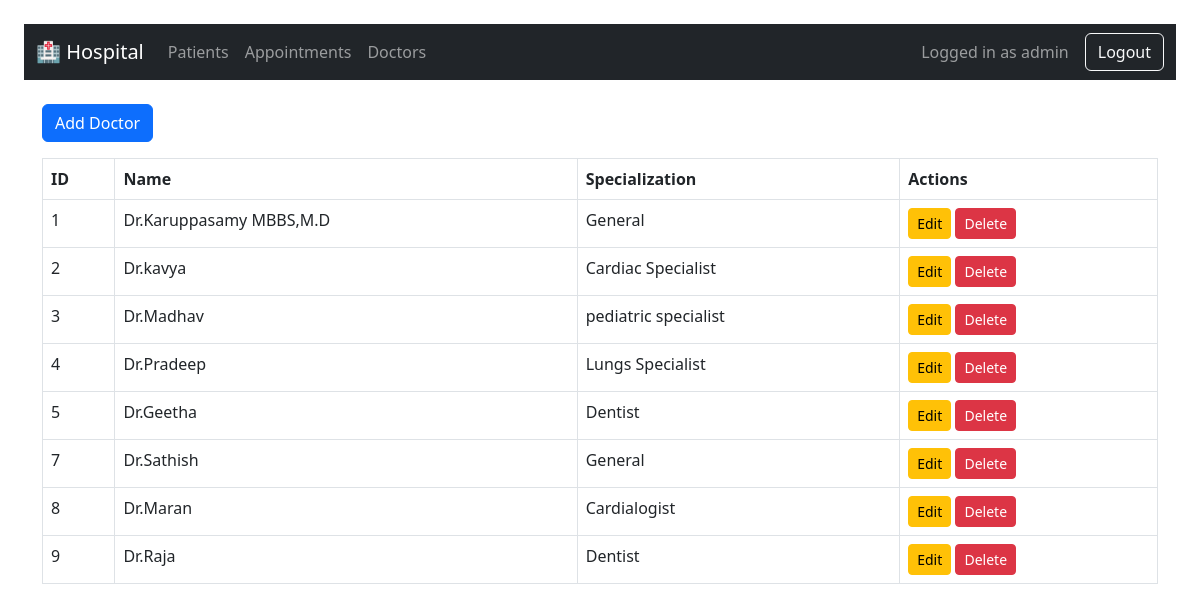
/doctors (signed in), run on the app's committed database.
### models.py (models this page shows)
class Doctor(db.Model):
    id = db.Column(db.Integer, primary_key=True)
    name = db.Column(db.String(100))
    specialization = db.Column(db.String(100))

### app.py (the view)
@app.route('/doctors')
def doctors():
    all_doctors = Doctor.query.all()
    return render_template('doctors.html', doctors=all_doctors)

### templates/doctors.html
{% extends 'base.html' %}
{% block content %}
<a href="/add_doctor" class="btn btn-primary mb-3">Add Doctor</a>
<table class="table table-bordered">
    <tr>
        <th>ID</th><th>Name</th><th>Specialization</th><th>Actions</th>
    </tr>
    {% for d in doctors %}
    <tr>
        <td>{{ d.id }}</td>
        <td>{{ d.name }}</td>
        <td>{{ d.specialization }}</td>
        <td>
            <a href="/edit_doctor/{{ d.id }}" class="btn btn-sm btn-warning">Edit</a>
            <a href="/delete_doctor/{{ d.id }}" class="btn btn-sm btn-danger">Delete</a>
        </td>
    </tr>
    {% endfor %}
</table>
{% endblock %}

### data on the page
Doctor: id "1", name "Dr.Karuppasamy MBBS,M.D", specialization "General"
Doctor: id "2", name "Dr.kavya", specialization "Cardiac Specialist"
Doctor: id "3", name "Dr.Madhav", specialization "pediatric specialist"
Doctor: id "4", name "Dr.Pradeep", specialization "Lungs Specialist"
Doctor: id "5", name "Dr.Geetha", specialization "Dentist"
Doctor: id "7", name "Dr.Sathish", specialization "General"
Doctor: id "8", name "Dr.Maran", specialization "Cardialogist"
Doctor: id "9", name "Dr.Raja", specialization "Dentist"

### other printed values
{{ session['user'] }} "admin"
